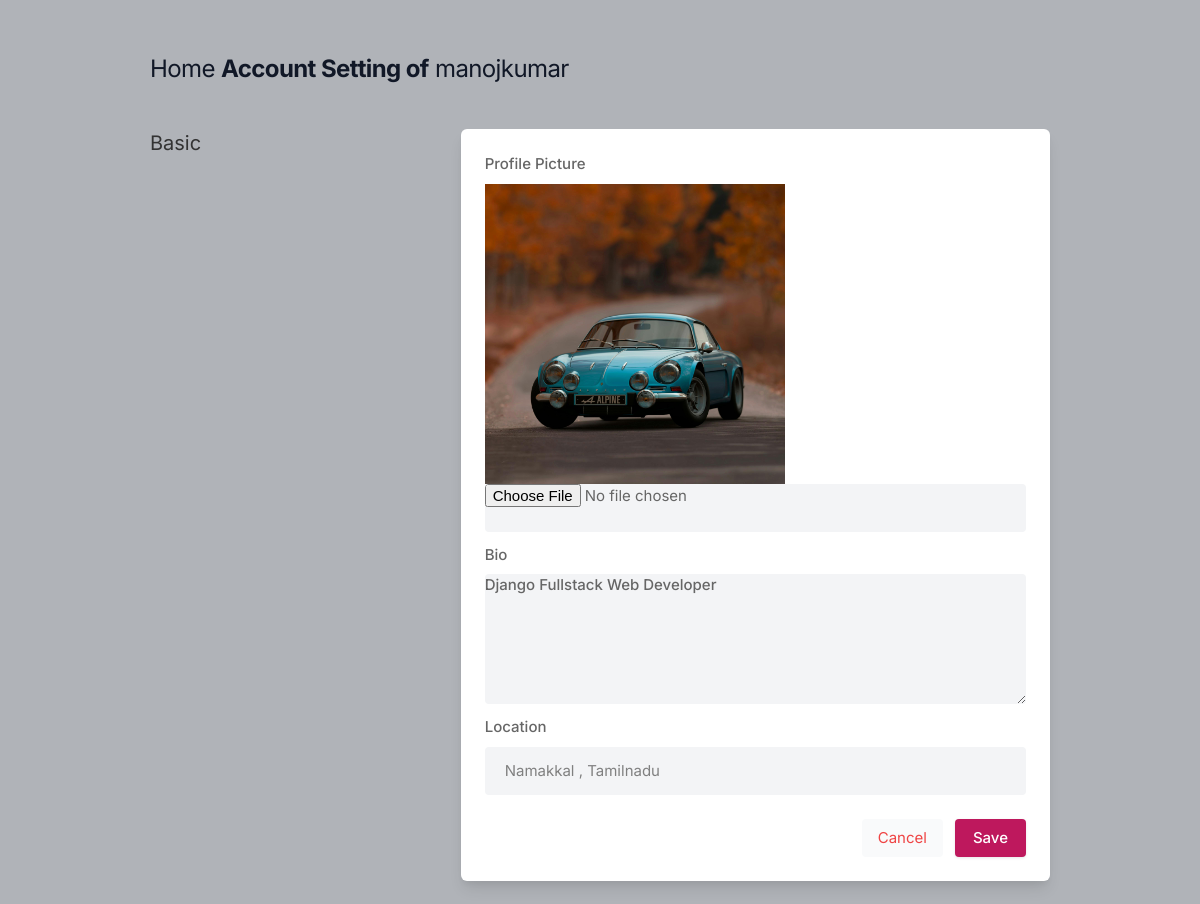
/settings/ (signed in), run on the app's committed database.
### core/models.py (models this page shows, shortened)
class Profile(models.Model):
    user = models.ForeignKey(User,on_delete=models.CASCADE)
    id_user = models.IntegerField()
    bio = models.TextField(blank=True)
    profile_img = models.ImageField(upload_to='profile-imgs',default="default_profile.png")
    location = models.CharField(max_length=100,blank=True)

### core/views.py (the view, shortened to what this page needs)
# urls.py: path('settings/',views.setting,name="settings"),
@login_required(login_url='signin')
def setting(request):
    user_profile = Profile.objects.get(user=request.user)
    return render(request,'core/setting.html',{'user_profile':user_profile})

### core/templates/core/setting.html (shortened to what this page needs)
{% load static %}
<!DOCTYPE html>
<html lang="en">
<head>
    <link rel="stylesheet" href="{% static 'assets/css/icons.css' %}">
    <link rel="stylesheet" href="{% static 'assets/css/uikit.css' %}">
    <link rel="stylesheet" href="{% static 'assets/css/style.css' %}">
    <link rel="stylesheet" href="{% static 'assets/css/tailwind.css' %}">
</head>
<body>
            <div class="container m-auto">
                <h1 class="text-2xl leading-none text-gray-900 tracking-tight mt-3"><a href='/home'>Home</a> <b>Account Setting of</b> {{user.username}}</h1>
                <div class="grid lg:grid-cols-3 mt-12 gap-8">
                    <div>
                        <h3 class="text-xl mb-2"> Basic</h3>
                    </div>
                    <div class="bg-white rounded-md lg:shadow-lg shadow col-span-2">
                    <form action="" method="POST" enctype="multipart/form-data">
                       <div class="grid grid-cols-2 gap-3 lg:p-6 p-4">
                            <div class="col-span-2">
                                <label for="profile_img"> Profile Picture</label>
                                <img src="{{user_profile.profile_img.url}}" width=300 height=400 />
                                <input type="file" name="image" class="shadow-none bg-gray-100">
                            </div>
                            <div class="col-span-2">
                                <label for="bio">Bio</label>
                                <textarea id="bio" name="bio" rows="3"  class="shadow-none bg-gray-100">{{user_profile.bio}}</textarea>
                            </div>
                            <div class="col-span-2">
                                <label for="location"> Location</label>
                                <input type="text" name="location" value="{{user_profile.location}}" class="shadow-none bg-gray-100">
                            </div>
                       </div>
                       <div class="bg-gray-10 p-6 pt-0 flex justify-end space-x-3">
                           <button class="p-2 px-4 rounded bg-gray-50 text-red-500"><a href="/">Cancel</a> </button>
                           <button type="submit" class="button bg-blue-700"> Save </button>
                       </div>
                    </form>
                    </div>
                    </div>
                    <br>
                </div>
</body>
</html>

### core/static/assets/css/style.css (style rules this page uses)
body { background-color: #B0B3B8!important; }
button { vertical-align: middle; }
span.button, button.button { background-color: #be185d; top: 0; color: #fff; position: relative; padding: 8px 18px; line-height: 22px; position: relative; font-weight: 500; font-size: 15px; display: inline-block; -webkit-transition: all 0.2s ease-in-out; transition: all 0.2s ease-in-out; cursor: pointer; overflow: hidden; border: none; border-radius: 4px; -webkit-box-shadow: 0 1px 3px rgba(0, 0, 0, 0.1); box-shadow: 0 1px 3px rgba(0, 0, 0, 0.1); }
input { height: 48px; line-height: 48px; padding: 0 20px; outline: none; font-size: 15px; color: #808080; max-width: 100%; width: 100%; -webkit-box-sizing: border-box; box-sizing: border-box; display: block; font-weight: 400; opacity: 1; border-radius: 4px; border: none; -webkit-box-shadow: 0 1px 4px 0px rgba(0, 0, 0, 0.12); box-shadow: 0 1px 4px 0px rgba(0, 0, 0, 0.12); }
input[type="text"], input[type="password"], input[type="email"], input[type="number"] { height: 48px; line-height: 48px; padding: 0 20px; outline: none; font-size: 15px; color: #808080; max-width: 100%; width: 100%; -webkit-box-sizing: border-box; box-sizing: border-box; display: block; font-weight: 400; opacity: 1; border-radius: 4px; border: none; -webkit-box-shadow: 0 1px 4px 0px rgba(0, 0, 0, 0.12); box-shadow: 0 1px 4px 0px rgba(0, 0, 0, 0.12); }
textarea { height: 48px; line-height: 48px; padding: 0 20px; outline: none; font-size: 15px; color: #808080; margin: 0 0 16px 0; max-width: 100%; width: 100%; -webkit-box-sizing: border-box; box-sizing: border-box; display: block; background-color: #fff; font-weight: 500; opacity: 1; border-radius: 4px; border: none; -webkit-box-shadow: 0 1px 4px 0px rgba(0, 0, 0, 0.12); box-shadow: 0 1px 4px 0px rgba(0, 0, 0, 0.12); }
input { -webkit-transition: all 0.1s ease-in-out; transition: all 0.1s ease-in-out; }
::placeholder { color: #808080; opacity: 1; }
textarea { height: auto; line-height: 27px; padding: 20px; min-height: 130px; -webkit-transition: none !important; transition: none !important; min-width: 100%; }
label, legend { display: block; font-weight: bold; font-size: 15px; font-weight: 500; margin-bottom: 8px; }
button { border: none; margin: 0; padding: 0; width: auto; overflow: visible; background: transparent; color: inherit; font: inherit; line-height: normal; cursor: pointer; }
a { color: #be185d; -webkit-transition: 0.3s; transition: 0.3s; outline: none !important; }
button { outline: none !important; }
img { max-width: 100%; }
body { color: #666; font-size: 15px; line-height: 27px; background-color: #f0f2f5; font-family: "Inter", sans-serif; text-transform: none; }
h1, h2, h3, h4, h5, h6 { font-family: "Inter", sans-serif; text-transform: none; }
input[type="text"], input[type="password"], input[type="email"] { font-family: "Inter", sans-serif; text-transform: none; }
textarea, select { font-family: "Inter", sans-serif; text-transform: none; }
button, body .pac-container { font-family: "Inter", sans-serif; text-transform: none; }
h1, h2, h3, h4, h5, h6 { color: #333; font-weight: 500; margin: 0; padding: 0; }
h1 { font-size: 32px; }
h3 { font-size: 22px; }
b, strong { font-weight: 700 !important; }
@media (min-width: 1024px) { .container { max-width: 900px !important; padding-top: 45px; } }
.shadow-none { -webkit-box-shadow: none !important; box-shadow: none !important; }

### data on the page
Profile: profile_img (picture), bio "Django Fullstack Web Developer", location "Namakkal , Tamilnadu"

### other printed values
{{ user.username }} "manojkumar"
